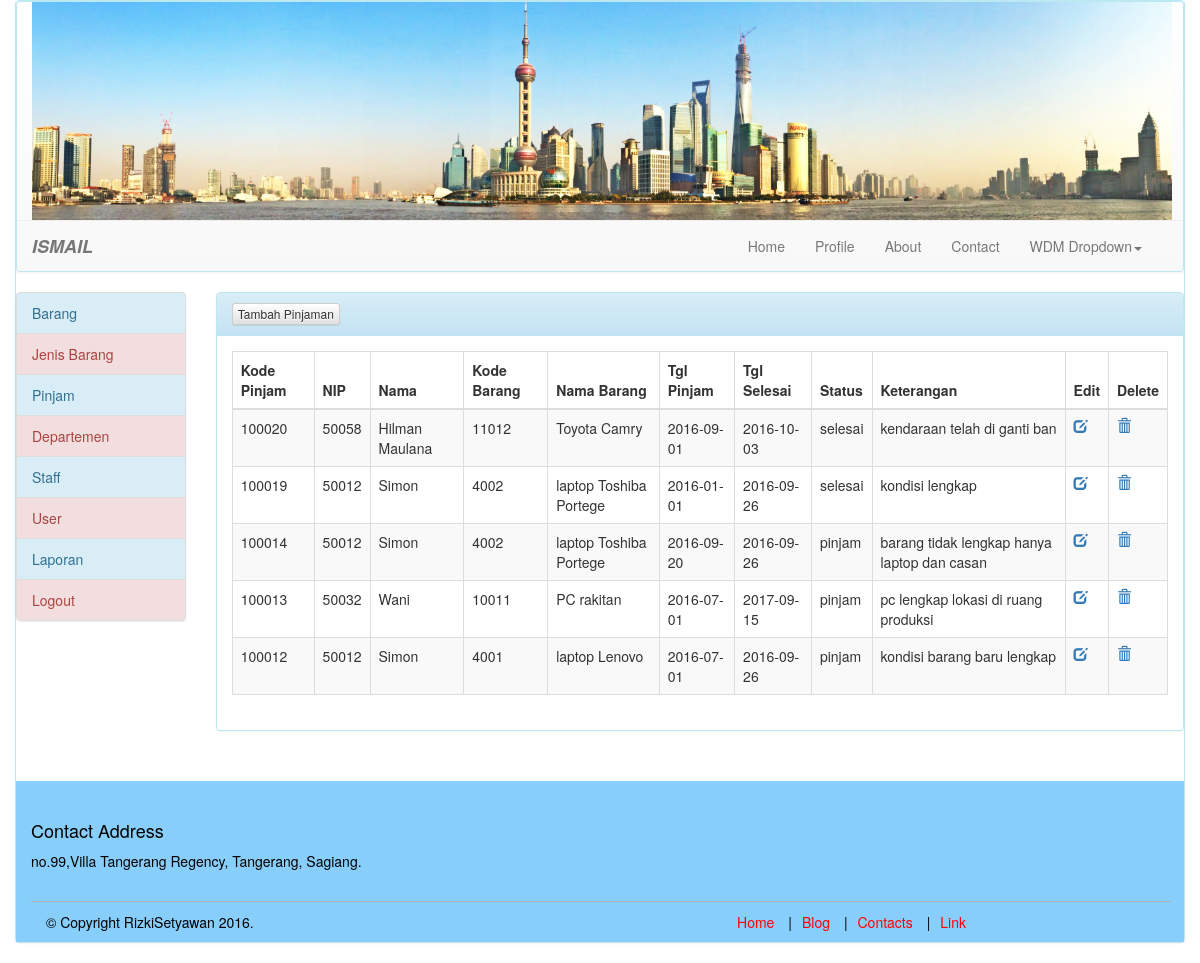
Screenshot of /index.php?p=view_pinjam (signed in) with the database file from the repository.
### tables this page shows
CREATE TABLE IF NOT EXISTS `pinjam` (
  `kode_pinjam` int(5) NOT NULL AUTO_INCREMENT,
  `nip` int(5) DEFAULT NULL,
  `kode_barang` int(5) DEFAULT NULL,
  `tgl_pinjam` date DEFAULT NULL,
  `tgl_selesai` date DEFAULT NULL,
  `status` enum('pinjam','selesai') DEFAULT NULL,
  `keterangan` varchar(50) DEFAULT NULL,
  PRIMARY KEY (`kode_pinjam`)
);

CREATE TABLE IF NOT EXISTS `staff` (
  `nip` int(5) NOT NULL AUTO_INCREMENT,
  `nama` varchar(30) DEFAULT NULL,
  `kode_dept` int(5) DEFAULT NULL,
  `alamat` varchar(30) DEFAULT NULL,
  `tlp` varchar(12) DEFAULT NULL,
  PRIMARY KEY (`nip`)
);

CREATE TABLE IF NOT EXISTS `barang` (
  `kode_barang` int(5) NOT NULL AUTO_INCREMENT,
  `nama_barang` varchar(30) DEFAULT NULL,
  `kode_jenis` int(5) DEFAULT NULL,
  `keterangan` varchar(50) DEFAULT NULL,
  `tgl_inventaris` date DEFAULT NULL,
  PRIMARY KEY (`kode_barang`)
);

### page/view_pinjam.php (the view, shortened to what this page needs)
<?php
$koneksi = koneksi();
$sql = "SELECT * FROM `pinjam`";
$data = mysqli_query ($koneksi, $sql) or die ("gagal koneksi tabel");
?>
<div class="panel panel-info">
<div class="panel-heading"><a href="?p=tambah_pinjam"><button type="button" class="btn btn-default btn-xs">Tambah Pinjaman</button></a></div>
<div class="panel-body">
<div class="table-responsive">
<table class="table table-bordered table-hover table-striped table-responsive" id="listBerkasTable">
	<thead>
		<tr>
			<th>Kode Pinjam</th>
			<th>NIP</th>
			<th>Nama</th>
			<th>Kode Barang</th>
			<th>Nama Barang</th>
			<th>Tgl Pinjam</th>
			<th>Tgl Selesai</th>
			<th>Status</th>
			<th>Keterangan</th>
			<th>Edit</th>
			<th>Delete</th>
		</tr>
	</thead>
	<tbody>
			<?php
				while ($row = mysqli_fetch_array ($data)){
			?>
		<tr>
			<td>
			<?php
				echo $row['kode_pinjam'];
			?>
			</td>
			<td>
			<?php
				echo $row['nip'];
			?>
			</td>
			<td>
			<?php
			$kode=$row['nip'];
			$sql_staff = "SELECT  `nama`
								FROM  `staff`
								WHERE  `nip` =  '$kode'";
			$data_staff = mysqli_query ($koneksi, $sql_staff) or die ("gagal koneksi tabel");
			$tampil_staff = mysqli_fetch_array($data_staff);
			echo $tampil_staff['nama'];
			?>
			</td>
			<td>
			<?php
				echo $row['kode_barang'];
			?>
			</td>
			<td>
			<?php
			$kode=$row['kode_barang'];
			$sql_barang = "SELECT  `nama_barang`
								FROM  `barang`
								WHERE  `kode_barang` =  '$kode'";
			$data_barang = mysqli_query ($koneksi, $sql_barang) or die ("gagal koneksi tabel");
			$tampil_barang = mysqli_fetch_array($data_barang);
			echo $tampil_barang['nama_barang'];
			?>
			</td>
			<td>
			<?php
				echo $row['tgl_pinjam'];
			?>
			</td>
			<td>
			<?php
				echo $row['tgl_selesai'];
			?>
			</td>
			<td>
			<?php
				echo $row['status'];
			?>
			</td>
			<td>
			<?php
				echo $row['keterangan'];
			?>
			</td>
			<td>
			<a href="?p=edit_pinjam&id=<?php echo $row['kode_pinjam'];?>"><span class="glyphicon glyphicon-edit"></span></a>
			</td>
			<td>
			<a href="?p=hapus_pinjam&id=<?php echo $row['kode_pinjam'];?>"><span class="glyphicon glyphicon-trash"></span></a>
			</td>
		</tr>
		<?php
		}
		?>
	</tbody>
</table>
</div>
</div>
</div>

### rows the page displays
pinjam: kode_pinjam "100020", nip "50058", staff.nama "Hilman Maulana", kode_barang "11012", kode_barang.nama_barang "Toyota Camry", tgl_pinjam "2016-09-01", tgl_selesai "2016-10-03", status "selesai", keterangan "kendaraan telah di ganti ban"
pinjam: kode_pinjam "100019", nip "50012", staff.nama "Simon", kode_barang "4002", kode_barang.nama_barang "laptop Toshiba Portege", tgl_pinjam "2016-01-01", tgl_selesai "2016-09-26", status "selesai", keterangan "kondisi lengkap"
pinjam: kode_pinjam "100014", nip "50012", staff.nama "Simon", kode_barang "4002", kode_barang.nama_barang "laptop Toshiba Portege", tgl_pinjam "2016-09-20", tgl_selesai "2016-09-26", status "pinjam", keterangan "barang tidak lengkap hanya laptop dan casan"
pinjam: kode_pinjam "100013", nip "50032", staff.nama "Wani", kode_barang "10011", kode_barang.nama_barang "PC rakitan", tgl_pinjam "2016-07-01", tgl_selesai "2017-09-15", status "pinjam", keterangan "pc lengkap lokasi di ruang produksi"
pinjam: kode_pinjam "100012", nip "50012", staff.nama "Simon", kode_barang "4001", kode_barang.nama_barang "laptop Lenovo", tgl_pinjam "2016-07-01", tgl_selesai "2016-09-26", status "pinjam", keterangan "kondisi barang baru lengkap"
